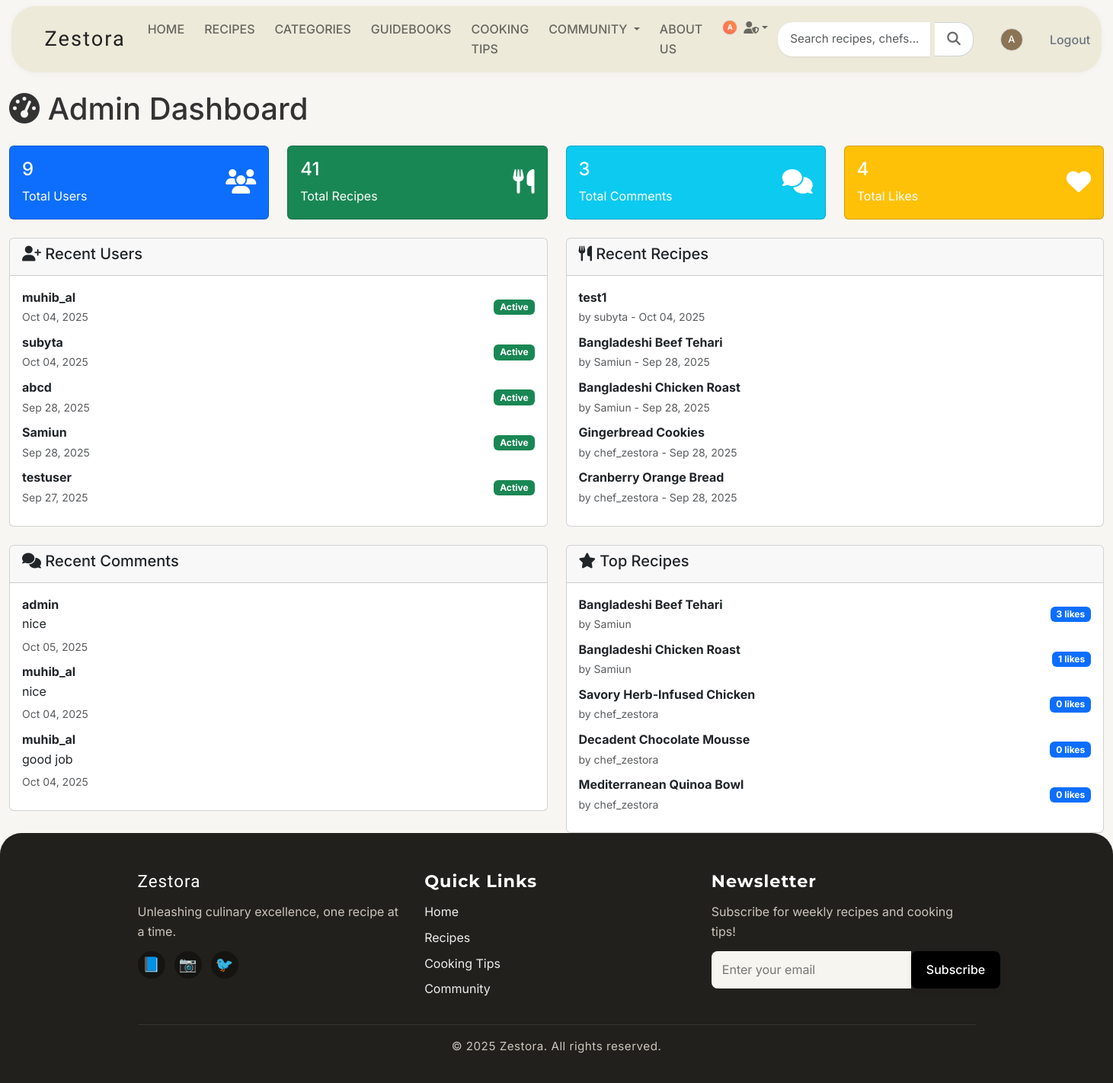
Before: /admin-tools/dashboard/ (signed in) with the older database file.
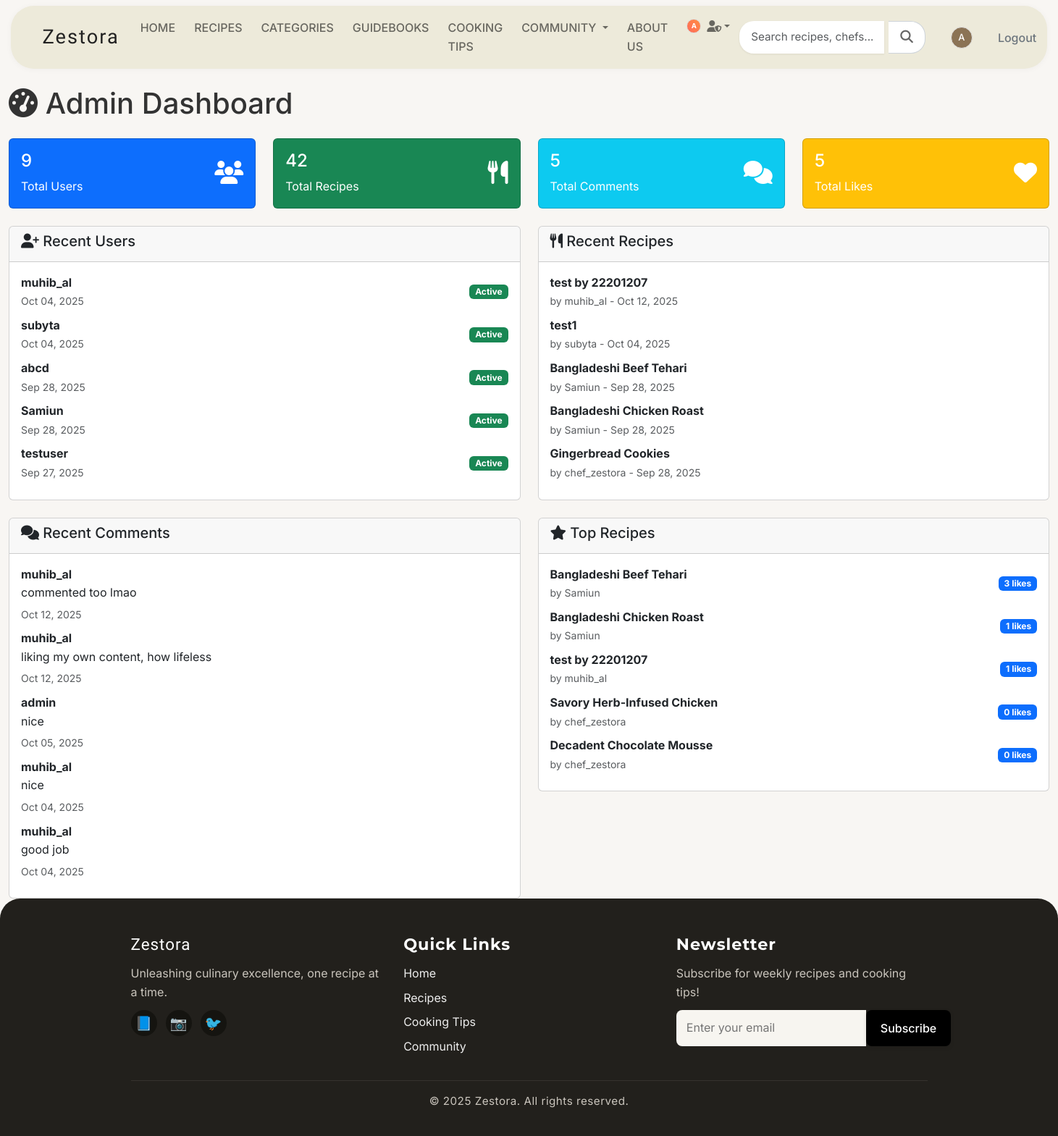
After: the same page with the newer database file.
### recipes/models.py (models this page shows, shortened)
class Recipe(models.Model):
    DIFFICULTY_CHOICES = [
        ('easy', 'Easy'),
        ('medium', 'Medium'),
        ('hard', 'Hard'),
    ]
    title = models.CharField(max_length=200)
    slug = models.SlugField(unique=True)
    description = models.TextField()
    ingredients = models.TextField()
    instructions = models.TextField()
    prep_time = models.IntegerField(help_text="Preparation time in minutes")
    cook_time = models.IntegerField(help_text="Cooking time in minutes")
    servings = models.IntegerField()
    difficulty = models.CharField(max_length=10, choices=DIFFICULTY_CHOICES)
    category = models.ForeignKey(Category, on_delete=models.CASCADE)
    image = models.ImageField(upload_to='recipes/', blank=True, null=True)
    author = models.ForeignKey(User, on_delete=models.CASCADE)
    featured = models.BooleanField(default=False)
    created_at = models.DateTimeField(auto_now_add=True)
    updated_at = models.DateTimeField(auto_now=True)

class Comment(models.Model):
    recipe = models.ForeignKey(Recipe, on_delete=models.CASCADE, related_name='comments')
    user = models.ForeignKey(User, on_delete=models.CASCADE, related_name='recipe_comments')
    content = models.TextField()
    parent = models.ForeignKey('self', on_delete=models.CASCADE, blank=True, null=True, related_name='replies')
    created_at = models.DateTimeField(auto_now_add=True)
    updated_at = models.DateTimeField(auto_now=True)
    is_active = models.BooleanField(default=True)
    class Meta:
        ordering = ['-created_at']

### admin_tools/views.py (the view)
# urls.py: path('dashboard/', views.admin_dashboard, name='dashboard'),
@user_passes_test(is_admin)
def admin_dashboard(request):
    total_users = User.objects.count()
    total_recipes = Recipe.objects.count()
    total_comments = Comment.objects.count()
    total_likes = RecipeLike.objects.count()
    recent_users = User.objects.order_by('-date_joined')[:5]
    recent_recipes = Recipe.objects.order_by('-created_at')[:5]
    recent_comments = Comment.objects.order_by('-created_at')[:5]
    top_recipes = Recipe.objects.all()
    top_recipes_with_likes = []
    for recipe in top_recipes:
        like_count = recipe.likes.filter(is_like=True).count()
        top_recipes_with_likes.append({
            'recipe': recipe,
            'like_count': like_count
        })
    top_recipes_with_likes.sort(key=lambda x: x['like_count'], reverse=True)
    top_recipes_data = top_recipes_with_likes[:5]
    context = {
        'total_users': total_users,
        'total_recipes': total_recipes,
        'total_comments': total_comments,
        'total_likes': total_likes,
        'recent_users': recent_users,
        'recent_recipes': recent_recipes,
        'recent_comments': recent_comments,
        'top_recipes': top_recipes_data,
    }
    return render(request, 'admin_tools/dashboard.html', context)

### admin_tools/views.py (called while the page is built)
def is_admin(user):
    return user.is_authenticated and user.is_staff

### templates/admin_tools/dashboard.html (shortened to what the changed rows need)
{% extends 'base.html' %}
{% load static %}
{% block content %}
<div class="container-fluid mt-4">
    <div class="row">
        <div class="col-12">
            <h1 class="mb-4">
                <i class="fas fa-tachometer-alt"></i> Admin Dashboard
            </h1>
        </div>
    </div>
    <div class="row mb-4">
        <div class="col-md-3">
            <div class="card bg-success text-white">
                <div class="card-body">
                    <div class="d-flex justify-content-between">
                        <div>
                            <h4>{{ total_recipes }}</h4>
                            <p class="mb-0">Total Recipes</p>
                        </div>
                    </div>
                </div>
            </div>
        </div>
        <div class="col-md-3">
            <div class="card bg-info text-white">
                <div class="card-body">
                    <div class="d-flex justify-content-between">
                        <div>
                            <h4>{{ total_comments }}</h4>
                            <p class="mb-0">Total Comments</p>
                        </div>
                    </div>
                </div>
            </div>
        </div>
        <div class="col-md-3">
            <div class="card bg-warning text-white">
                <div class="card-body">
                    <div class="d-flex justify-content-between">
                        <div>
                            <h4>{{ total_likes }}</h4>
                            <p class="mb-0">Total Likes</p>
                        </div>
                    </div>
                </div>
            </div>
        </div>
    </div>
    <div class="row">
        <div class="col-md-6">
            <div class="card">
                <div class="card-body">
                    {% for user in recent_users %}
                    <div class="d-flex justify-content-between align-items-center mb-2">
                        <div>
                            <strong>{{ user.username }}</strong>
                            <br>
                            <small class="text-muted">{{ user.date_joined|date:"M d, Y" }}</small>
                        </div>
                        <span class="badge {% if user.is_active %}bg-success{% else %}bg-secondary{% endif %}">
                            {% if user.is_active %}Active{% else %}Inactive{% endif %}
                        </span>
                    </div>
                    {% empty %}
                    <p class="text-muted">No users found.</p>
                    {% endfor %}
                </div>
            </div>
        </div>
        <div class="col-md-6">
            <div class="card">
                <div class="card-body">
                    {% for recipe in recent_recipes %}
                    <div class="d-flex justify-content-between align-items-center mb-2">
                        <div>
                            <strong>{{ recipe.title|truncatechars:30 }}</strong>
                            <br>
                            <small class="text-muted">by {{ recipe.author.username }} - {{ recipe.created_at|date:"M d, Y" }}</small>
                        </div>
                    </div>
                    {% empty %}
                    <p class="text-muted">No recipes found.</p>
                    {% endfor %}
                </div>
            </div>
        </div>
    </div>
    <div class="row mt-4">
        <div class="col-md-6">
            <div class="card">
                <div class="card-body">
                    {% for comment in recent_comments %}
                    <div class="mb-2">
                        <strong>{{ comment.user.username }}</strong>
                        <p class="mb-1">{{ comment.content|truncatechars:50 }}</p>
                        <small class="text-muted">{{ comment.created_at|date:"M d, Y" }}</small>
                    </div>
                    {% empty %}
                    <p class="text-muted">No comments found.</p>
                    {% endfor %}
                </div>
            </div>
        </div>
        <div class="col-md-6">
            <div class="card">
                <div class="card-body">
                    {% for recipe_data in top_recipes %}
                    <div class="d-flex justify-content-between align-items-center mb-2">
                        <div>
                            <strong>{{ recipe_data.recipe.title|truncatechars:30 }}</strong>
                            <br>
                            <small class="text-muted">by {{ recipe_data.recipe.author.username }}</small>
                        </div>
                        <span class="badge bg-primary">{{ recipe_data.like_count }} likes</span>
                    </div>
                    {% empty %}
                    <p class="text-muted">No recipes found.</p>
                    {% endfor %}
                </div>
            </div>
        </div>
    </div>
</div>
{% endblock %}

Changed rows visible on the page:
no longer on this page (row unchanged): Recipe: title "Cranberry Orange Bread", author.username "chef_zestora", created_at "Sep 28, 2025", shown under "Recent Recipes"
no longer on this page (row unchanged): Recipe: recipe "Mediterranean Quinoa Bowl", recipe.author.username "chef_zestora", like_count "0", shown under "Top Recipes"
added Recipe: title "test by 22201207", author.username "muhib_al", created_at "Oct 12, 2025", recipe "test by 22201207", recipe.author.username "muhib_al", like_count "1"
added Comment: user.username "muhib_al", content "commented too lmao", created_at "Oct 12, 2025"
added Comment: user.username "muhib_al", content "liking my own content, how lifeless", created_at "Oct 12, 2025"
Other visible differences:
{{ total_recipes }}: "41" → "42"
{{ total_comments }}: "3" → "5"
{{ total_likes }}: "4" → "5"
